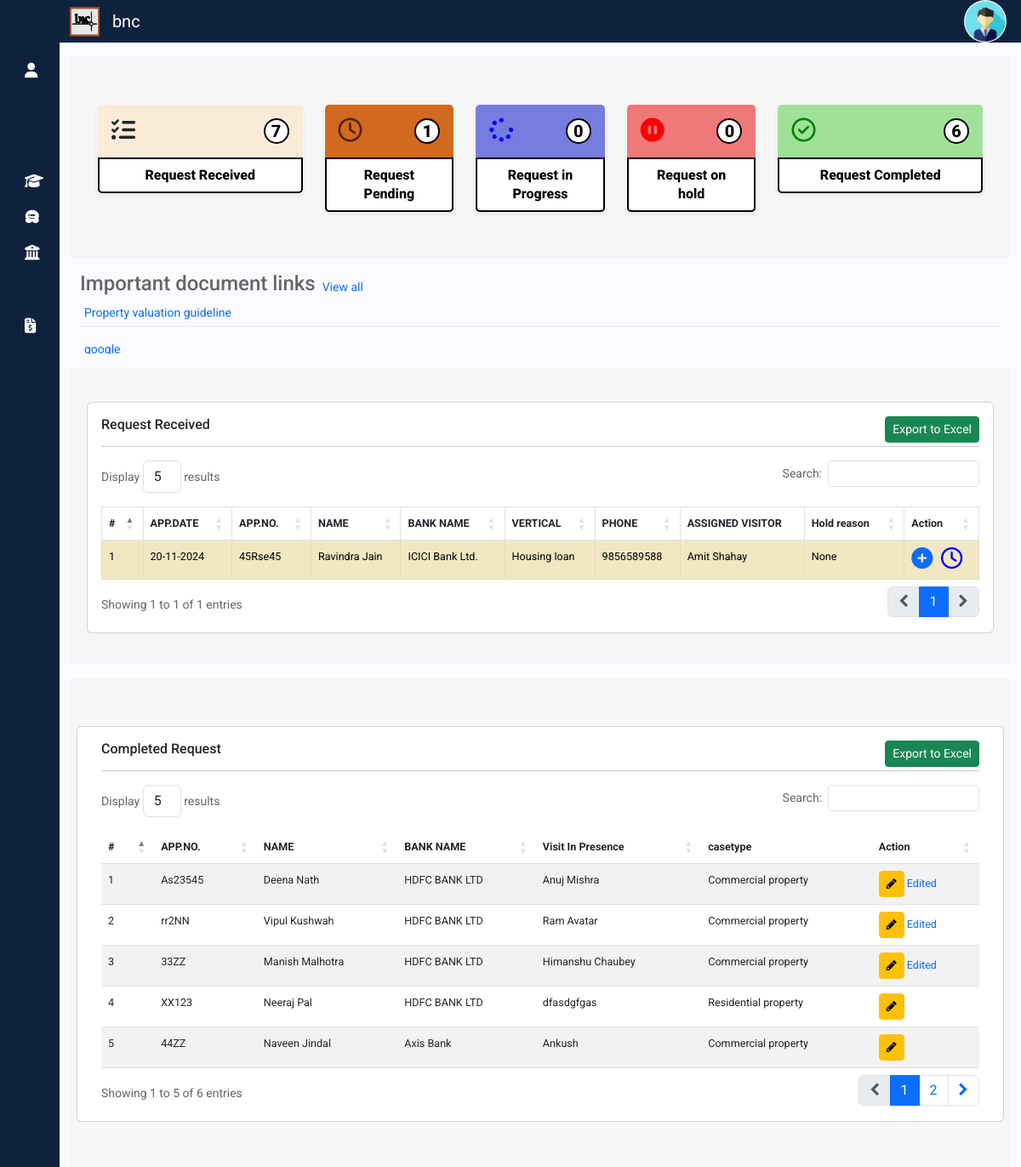
The page /engineer/engineerhome/ (signed in) on the database as committed earlier.
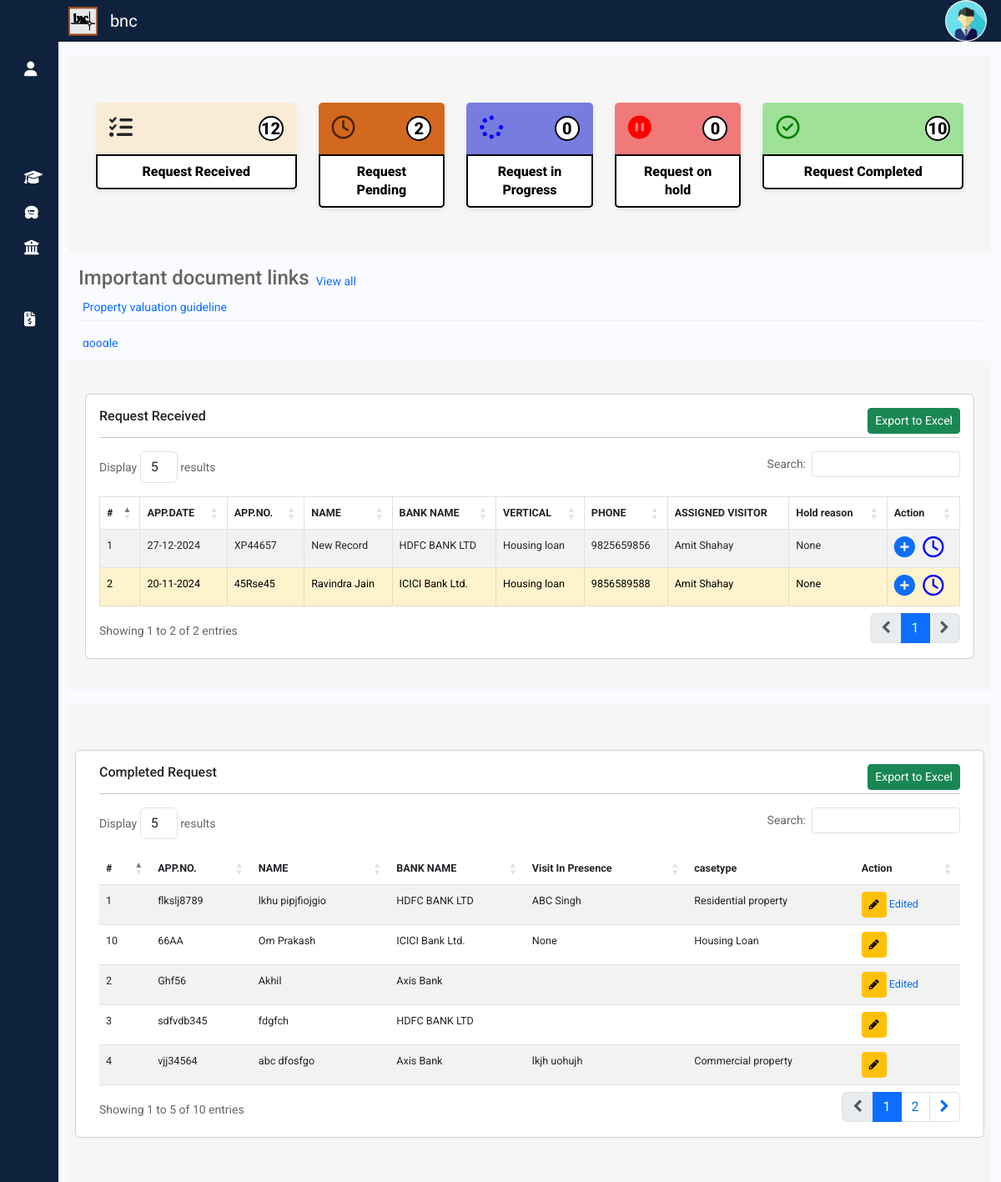
The same page on the database as committed later.
### propval/models.py (models this page shows)
class Impdoc(models.Model):
    narration=models.CharField(max_length=200,null=True)
    linkurl=models.CharField(max_length=200,null=True)
    userdetails = models.ForeignKey(UserDetails, on_delete=models.DO_NOTHING,null=True)
    active = models.BooleanField(default=True)
    timestamp = models.DateTimeField(auto_now_add=True)

### reception/models.py (models this page shows, shortened)
class ReceptionReport(models.Model):
    applicationdate = models.DateTimeField(null=True)
    applicationnumber = models.CharField(max_length=20,null=True)
    name = models.CharField(max_length=30,null=True)
    bankname = models.CharField(max_length=50,null=True)
    bankid = models.IntegerField(null=True)
    bankvertical = models.CharField(max_length=50,null=True)
    add1 = models.CharField(max_length=100, null=True, default="Gwalior")
    add2 = models.CharField(max_length=100, null=True)
    city = models.CharField(max_length=30, null=True)
    region = models.CharField(max_length=30,null=True)
    zip = models.CharField(max_length=6,null=True)
    country = models.CharField(max_length=20,null=True)
    phonenumber = models.CharField(max_length=10,null=True)
    visitingperson = models.IntegerField(null=True)
    reportperson = models.IntegerField(null=True)
    visitingpersonname = models.CharField(max_length=50,null=True)
    reportpersonname = models.CharField(max_length=50,null=True)
    engineer = models.CharField(max_length=10, null=True)
    reporter = models.CharField(max_length=10, null=True)
    priority = models.BooleanField(default=False)
    npa = models.BooleanField(default=False)
    engineerholdcause = models.TextField(blank=True, null=True)
    reporterholdcause = models.TextField(null=True, blank=True)
    engid=models.IntegerField(null=True, blank=True)
    repid=models.IntegerField(null=True, blank=True)
    archieved = models.BooleanField(default=False)
    datecreated = models.DateTimeField(auto_now_add=True)
    updated_at = models.DateTimeField(auto_now=True)

### site_engineer/models.py (models this page shows)
class EngineerReport(models.Model):
    applicationnumber = models.CharField(max_length=20)
    name = models.CharField(max_length=30)
    visitinpresence = models.CharField(max_length=30,null=True)
    bankname = models.CharField(max_length=50)
    bankid = models.IntegerField(null=True)
    casetype = models.CharField(max_length=50)
    add1 = models.CharField(max_length=100)
    add2 = models.CharField(max_length=100,null=True)
    city = models.CharField(max_length=30)
    region = models.CharField(max_length=30)
    zip = models.CharField(max_length=6)
    country = models.CharField(max_length=20)
    east = models.CharField(max_length=50,null=True)
    west = models.CharField(max_length=50,null=True)
    north = models.CharField(max_length=50,null=True)
    south = models.CharField(max_length=50,null=True)
    barea = models.CharField(max_length=10,null=True)
    gfarea = models.CharField(max_length=10,null=True)
    ffarea = models.CharField(max_length=10,null=True)
    sfarea = models.CharField(max_length=10,null=True)
    tfarea = models.CharField(max_length=10,null=True)
    frarea = models.CharField(max_length=10,null=True)
    fvarea = models.CharField(max_length=10,null=True)
    sxarea = models.CharField(max_length=10,null=True)
    propertyage = models.CharField(max_length=3,null=True)
    landrate = models.CharField(max_length=10,null=True)
    Occupant = models.CharField(max_length=50,null=True)
    rented = models.CharField(max_length=50, null=True)
    landmark = models.CharField(max_length=100,null=True)
    roadwidth = models.CharField(max_length=10,null=True)
    hightensionline = models.BooleanField(null=True)
    railwayline = models.BooleanField(null=True)
    nala = models.BooleanField(null=True)
    river = models.BooleanField(null=True)
    pahad = models.BooleanField(null=True)
    roadcomesunderroadbinding = models.BooleanField(null=True)
    propertyaccessissue = models.BooleanField(null=True)
    othercheck = models.BooleanField(null=True)
    others = models.CharField(max_length=100, null=True, blank=True)
    remark = models.CharField(max_length=100, null=True, blank=True)
    reporter = models.CharField(max_length=10, null=True)
    reportersubmitdate = models.DateTimeField(null=True, blank=True)
    lat = models.CharField(max_length=200,null=True,blank=True)
    lng = models.CharField(max_length=200,null=True,blank=True)
    placeid = models.CharField(max_length=200,null=True,blank=True)
    receptionid = models.ForeignKey(ReceptionReport, on_delete=models.DO_NOTHING, null=True, blank=True)
    priority = models.BooleanField(default=False,null=True)
    userdetailsid = models.ForeignKey(User, on_delete=models.DO_NOTHING, default=0)
    reporterholdcause = models.TextField(blank=True, null=True)
    archieved = models.BooleanField(default=False)
    edited = models.BooleanField(default=False)
    datecreated = models.DateTimeField(auto_now_add=True)
    updated_at = models.DateTimeField(auto_now=True)
    def __str__(self):
        return str(self.id)

### site_engineer/views.py (the view, shortened to what this page needs)
# urls.py: path('engineerhome/',views.engineerhome,name='engineerhome'),
@login_required(login_url='login')
def engineerhome(request):
    if request.user.is_authenticated:
        useremail = request.user.email
        userid = User.objects.get(email=useremail).id
        user=User.objects.get(username=useremail)
        token , _ = Token.objects.get_or_create(user=user)
    context = {
        'api_base_url': settings.API_BASE_URL,
        'token': str(token)
    }
    if request.method =='POST':
        return redirect('/engineer/engineerhome/')
    else:
        if request.user.is_authenticated:
                useremail = request.user.email
                if(UserDetails.objects.filter(user_email=useremail).exists()):
                    username = UserDetails.objects.get(user_email=useremail).first_name+" "+UserDetails.objects.get(user_email=useremail).last_name
                    userrole = UserDetails.objects.get(user_email=useremail).role
                    if userrole == "Admin":
                            allreport=ReceptionReport.objects.all()
                            receivedrequest=ReceptionReport.objects.exclude(engineer ='Submitted').order_by('-priority','-updated_at')
                            totalrequestnumber = ReceptionReport.objects.count()
                            totalcompleted = ReceptionReport.objects.filter(engineer='Submitted').count()
                            completedrequest=EngineerReport.objects.all().order_by('-priority','-updated_at')
                            inprogress = ReceptionReport.objects.filter(engineer='InProgress').count()
                            hold = ReceptionReport.objects.filter(engineer='Hold').count()
                            pendingrequest = totalrequestnumber-(totalcompleted+inprogress+hold)
        impdocs= Impdoc.objects.all()
        return render(request,"engineer/engineerhome.html",
                {'requestreceived':receivedrequest,
                 'allreports':allreport,
                'totreq':totalrequestnumber,
                'requestcompleted':completedrequest,
                'compreq':totalcompleted,
                'pending':pendingrequest,
                'inprogress':inprogress,
                'hold':hold,
                'context':context,
                'impdocs':impdocs,
                'date':datetime.now()})

### templates/engineer/engineerhome.html (shortened to what the changed rows need)
{% extends "sidebar.html" %}
{% load static %}
{% block content %}
<div class="container-fluid" >
  <div class="container my-3" style="display: block; background: #f6f6f6; padding: 40px 20px 37px;">
  <div class="container my-3">
      <div class="row my-3">
          <div class="col-md-3">
              <div class="card text-center widget-card border-light shadow-sm" style="background-color: antiquewhite;">
                  <div class="card-body d-flex justify-content-between">
                    <i class="fa-solid fa-list-check fa-2x"></i>
                    <span class="circle" id="totreq">{{totreq}}</span>
                  </div>
                </div>
          </div>
          <div class="col-md-2">
              <div class="card text-center widget-card border-light shadow-sm" style="background-color: chocolate;">
                  <div class="card-body d-flex justify-content-between">
                    <i class="fa-regular fa-clock fa-2x" style="color: rgb(80, 35, 3);"></i>
                     <span id="pending" class="circle" >{{pending}}</span>
                  </div>
                </div>
          </div>
          <div class="col-md-3">
              <div class="card text-center widget-card border-light shadow-sm" style="background-color: rgb(160, 225, 153);">
                  <div class="card-body d-flex justify-content-between">
                    <i class="fa-regular fa-circle-check fa-2x" style="color: green;"></i>
                  <span id="compreq" class="circle">{{compreq}}</span>
                  </div>
                </div>
          </div>
      </div>
  </div>
  </div>
  <div class="container my-1">
  <div id="scrollContainer">
    {% for impdoc in impdocs %}
    <div class="item"><a href="{{impdoc.linkurl}}" target="_blank"> {{impdoc.narration}}</a></div>
    {% endfor %}
</div>
</div>
  <div class="container my-3" style="display:block; background-color:#f6f6f6; padding:40px 20px 37px;">
    <div class="row">
      <div class="col-md-12">
        <div class="card">
          <div class="card-body">
            <a class="btn btn-success btn-sm float-end" href="/api/receptiongenreportexport">Export to Excel</a>
            <h6>Request Received</h6>
            <hr>
            <table id="engineertable" class="table table-hover table-striped table-bordered " style="font-size: 90%;">
              <thead>
                <tr>
                  <th scope="col">#</th>
                  <th scope="col">APP.DATE</th>
                  <th scope="col">APP.NO.</th>
                  <th scope="col">NAME</th>
                  <th scope="col">BANK NAME</th>
                  <th scope="col">VERTICAL</th>
                  <th scope="col">PHONE</th>
                  <th scope="col">ASSIGNED VISITOR</th>
                  <th scope="col">Hold reason</th>
                  <th scope="col">Action</th>
                </tr>
              </thead>
              <tbody>
                {% for recrep in requestreceived %}
                <tr {% if recrep.priority%}  class="table-danger" {% elif recrep.npa%} class="table-warning" {%else%} class=""{% endif %}>
                  <td scope="row">{{forloop.counter}}</th>
                  <td >{{recrep.applicationdate|date:"d-m-Y"}}</td>
                  <td >{{recrep.applicationnumber}}</td>
                  <td >{{recrep.name}}</td>
                  <td >{{recrep.bankname}}</td>
                  <td >{{recrep.bankvertical}}</td>
                  <td >{{recrep.phonenumber}}</td>
                  <td >{{recrep.visitingpersonname}}</td>
                  <td >{{recrep.engineerholdcause}}</td>
                    <td><a class="btn-sm"  href="/engineer/engineer/{{recrep.id}}"><i class="fa-solid fa-circle-plus fa-2x"></i></a>&nbsp;&nbsp;
                      <a class="engineerstatusupdate" data-url="{% url 'engreportstatus' 'S' recrep.id  %}" href="#"   title="Set Status">
                        {% if recrep.engineer == 'InProgress' %}
                        <i class="fa-solid fa-spinner fa-2x" style="color: green;"></i>
                        {% elif recrep.engineer == 'Hold' %}
                        <i class="fa-solid fa-circle-pause fa-2x" style="color: red;"></i>
                         {%else%}
                         <i class="fa-regular fa-clock fa-2x" style="color: blue;"></i>
                         {% endif %}
                        </a>
                    </td>
                </tr>
                {% endfor %}
              </tbody>
            </table>
          </div>
        </div>
      </div>
    </div>
  </div>
  <div class="container" style="display:block; background-color:#f6f6f6; padding:40px 20px 37px;">
    <div class="row my-3">
        <div class="card">
          <div class="card-body">
            <a class="btn btn-success btn-sm float-end" href="/api/engcompletedreportexport">Export to Excel</a>
            <h6>Completed Request</h6>
            <hr>
            <table id="engineertablecomp" class="table table-hover table-striped tavle-bordered" style="font-size: 90%;">
              <thead>
                <tr {% if recrep.priority%}  class="table-danger" {% elif recrep.npa%} class="table-warning" {%else%} class=""{% endif %}>
                  <th scope="col">#</th>
                  <th scope="col">APP.NO.</th>
                  <th scope="col">NAME</th>
                  <th scope="col">BANK NAME</th>
                  <th scope="col">Visit In Presence</th>
                  <th scope="col">casetype</th>
                  <th scope="col">Action</th>
                </tr>
              </thead>
              <tbody>
                {% for reqcom in requestcompleted %}
                <tr>
                  <td scope="row">{{forloop.counter}}</th>
                  <td >{{reqcom.applicationnumber}}</td>
                  <td >{{reqcom.name}}</td>
                  <td >{{reqcom.bankname}}</td>
                  <td >{{reqcom.visitinpresence}}</td>
                  <td >{{reqcom.casetype}}</td>
                  <td>
                    <a href="/engineer/updateengineerreport/{{reqcom.id}}" id="engedit" class="btn btn-warning btn-sm engedit"><i class="fa fa-pencil" aria-hidden="true"></i></a>
                    {% if reqcom.edited %}
                    <a href="#" type="button" data-url="{% url 'engineereditedview' reqcom.id %}" id="engeditedbutton" class="engeditedbutton">Edited</a>
                    {% endif %}
                  </td>
                </tr>
                {% endfor %}
              </tbody>
            </table>
          </div>
        </div>
      </div>
    </div>
</div>
{% endblock %}

Rows that differ between the two databases and show on the page:
no longer on this page (row unchanged): EngineerReport: applicationnumber "As23545", name "Deena Nath", bankname "HDFC BANK LTD", visitinpresence "Anuj Mishra", casetype "Commercial property", edited "Edited"
no longer on this page (row unchanged): EngineerReport: applicationnumber "rr2NN", name "Vipul Kushwah", bankname "HDFC BANK LTD", visitinpresence "Ram Avatar", casetype "Commercial property", edited "Edited"
no longer on this page (row unchanged): EngineerReport: applicationnumber "33ZZ", name "Manish Malhotra", bankname "HDFC BANK LTD", visitinpresence "Himanshu Chaubey", casetype "Commercial property", edited "Edited"
no longer on this page (row unchanged): EngineerReport: applicationnumber "XX123", name "Neeraj Pal", bankname "HDFC BANK LTD", visitinpresence "dfasdgfgas", casetype "Residential property"
no longer on this page (row unchanged): EngineerReport: applicationnumber "44ZZ", name "Naveen Jindal", bankname "Axis Bank", visitinpresence "Ankush", casetype "Commercial property"
added ReceptionReport: applicationdate "27-12-2024", applicationnumber "XP44657", name "New Record", bankname "HDFC BANK LTD", bankvertical "Housing loan", phonenumber "9825659856", visitingpersonname "Amit Shahay", engineerholdcause "None", npa False (drawn)
added EngineerReport: applicationnumber "flkslj8789", name "lkhu pipjfiojgio", bankname "HDFC BANK LTD", visitinpresence "ABC Singh", casetype "Residential property", edited "Edited"
added EngineerReport: applicationnumber "Ghf56", name "Akhil", bankname "Axis Bank", edited "Edited"
added EngineerReport: applicationnumber "sdfvdb345", name "fdgfch", bankname "HDFC BANK LTD"
added EngineerReport: applicationnumber "vjj34564", name "abc dfosfgo", bankname "Axis Bank", visitinpresence "lkjh uohujh", casetype "Commercial property"
now on this page (row unchanged): EngineerReport: applicationnumber "66AA", name "Om Prakash", bankname "ICICI Bank Ltd.", visitinpresence "None", casetype "Housing Loan"
Other text that changed with them:
{{ totreq }}: "7" → "12"
{{ pending }}: "1" → "2"
{{ compreq }}: "6" → "10"
text written by a page script: "Display results Search: Showing 1 to 1 of 1 entries 1" → "Display results Search: Showing 1 to 2 of 2 entries 1"
text written by a page script: "Display results Search: Showing 1 to 5 of 6 entries 1 2" → "Display results Search: Showing 1 to 5 of 10 entries 1 2"
